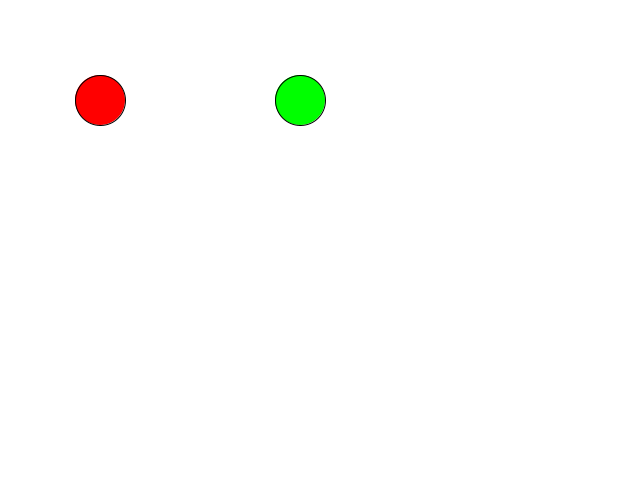
Frame 1 (no input)
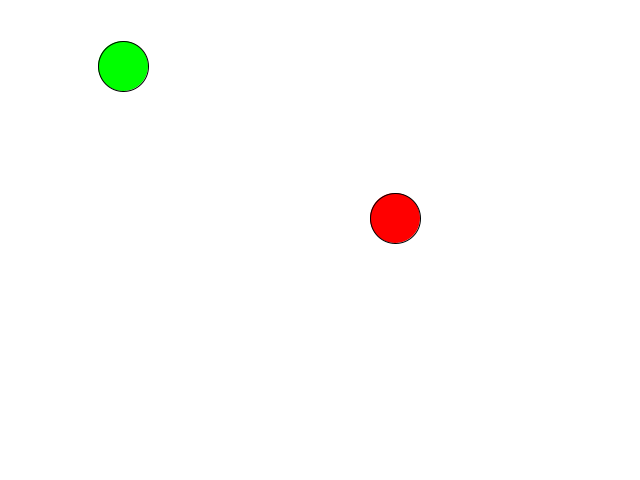
Frame 60 (the mouse pressed at the canvas centre just before this capture)
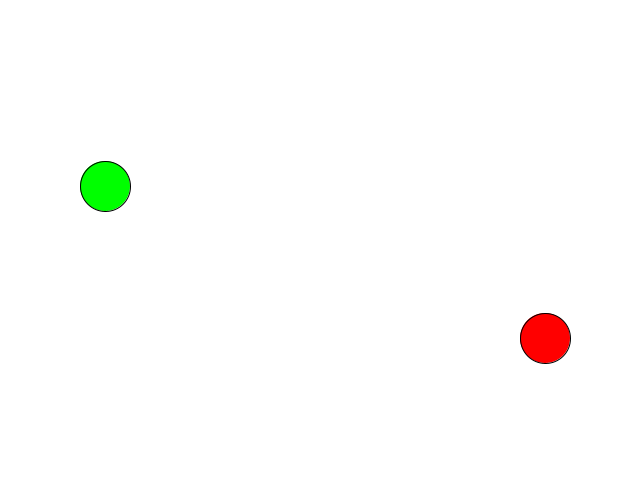
Frame 120 (the mouse held since frame 60 and released just before this capture)

The Processing sketch that drew these frames (run headless with seeded random() and noise(); from frame 60 on, the mouse is pressed at the canvas centre):

// Processing sketch: lab1
// ── lab1.pde
int x =  100;
int y = 100;
int x1 = 300;
int y1 = 100;
int dx = 5;
int dy = 2;
int dx1 = -3;
int dy1 = -2;
void setup(){
  size(640,480);
}
void draw(){
  background(255);
  fill(255,0,0);
  ellipse(x,y,50,50);
  fill(0,255,0);
  ellipse(x1,y1,50,50);
  x+=dx;
  y+=dy;
  x1+=dx1;
  y1+=dy1;

  if (x+25 > width || x-25 < 0) {
    dx *= -1;
  }
  if (y+25 > height || y-25 < 0) {
    dy *= -1;
  }
  if (x1+25 > width || x1-25 < 0) {
    dx1 *= -1;
  }
  if (y1+25 > height || y1-25 < 0) {
    dy1 *= -1;
  }
}
